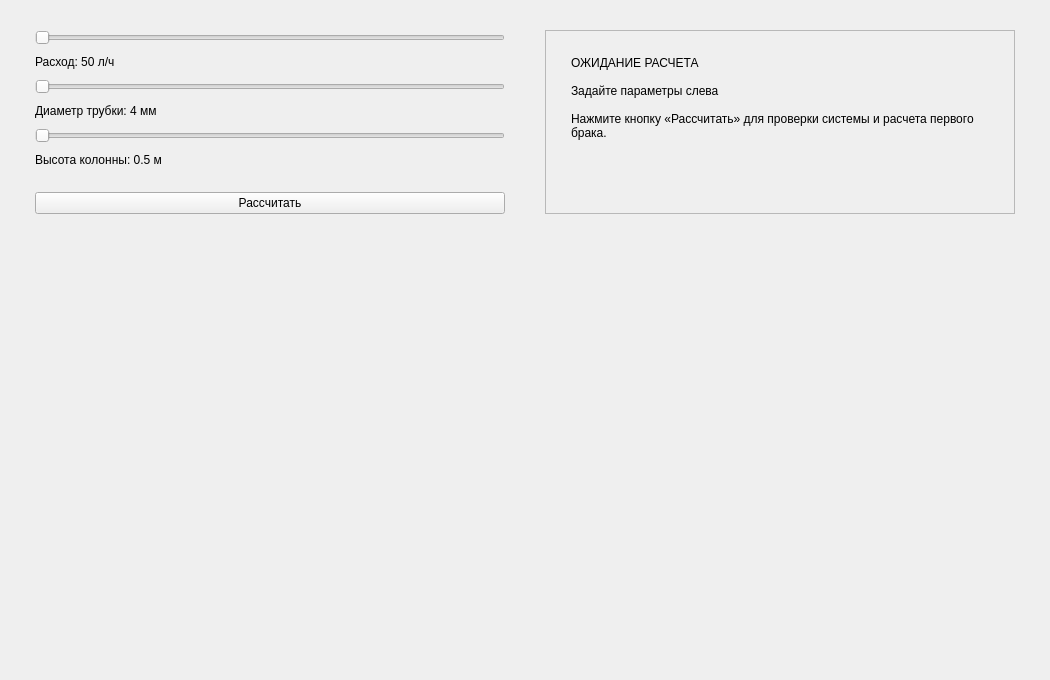
<?xml version="1.0" encoding="UTF-8"?>
<ui version="4.0">
 <class>MainWindow</class>
 <widget class="QMainWindow" name="MainWindow">
  <property name="geometry">
   <rect>
    <x>0</x>
    <y>0</y>
    <width>1050</width>
    <height>680</height>
   </rect>
  </property>
  <property name="windowTitle">
   <string>Панель управления и расчета</string>
  </property>
  <widget class="QWidget" name="centralwidget">
   <layout class="QVBoxLayout" name="mainVerticalLayout" stretch="0,1">
    <property name="spacing">
     <number>25</number>
    </property>
    <property name="leftMargin">
     <number>35</number>
    </property>
    <property name="topMargin">
     <number>30</number>
    </property>
    <property name="rightMargin">
     <number>35</number>
    </property>
    <property name="bottomMargin">
     <number>30</number>
    </property>
    <item>
     <layout class="QHBoxLayout" name="topColumnsLayout" stretch="1,1">
      <property name="spacing">
       <number>40</number>
      </property>
      <item>
       <layout class="QVBoxLayout" name="verticalLayout">
        <property name="spacing">
         <number>10</number>
        </property>
        <item>
         <widget class="QSlider" name="slider_1">
          <property name="orientation">
           <enum>Qt::Horizontal</enum>
          </property>
         </widget>
        </item>
        <item>
         <widget class="QLabel" name="label_1">
          <property name="text">
           <string>Расход: 50 л/ч</string>
          </property>
         </widget>
        </item>
        <item>
         <widget class="QSlider" name="slider_2">
          <property name="orientation">
           <enum>Qt::Horizontal</enum>
          </property>
         </widget>
        </item>
        <item>
         <widget class="QLabel" name="label_2">
          <property name="text">
           <string>Диаметр трубки: 4 мм</string>
          </property>
         </widget>
        </item>
        <item>
         <widget class="QSlider" name="slider_3">
          <property name="orientation">
           <enum>Qt::Horizontal</enum>
          </property>
         </widget>
        </item>
        <item>
         <widget class="QLabel" name="label_3">
          <property name="text">
           <string>Высота колонны: 0.5 м</string>
          </property>
         </widget>
        </item>
        <item>
         <spacer name="verticalSpacer">
          <property name="orientation">
           <enum>Qt::Vertical</enum>
          </property>
          <property name="sizeType">
           <enum>QSizePolicy::Fixed</enum>
          </property>
          <property name="sizeHint" stdset="0">
           <size>
            <width>20</width>
            <height>15</height>
           </size>
          </property>
         </spacer>
        </item>
        <item>
         <widget class="QPushButton" name="btn_calc">
          <property name="cursor">
           <cursorShape>PointingHandCursor</cursorShape>
          </property>
          <property name="text">
           <string>Рассчитать</string>
          </property>
         </widget>
        </item>
       </layout>
      </item>
      <item>
       <widget class="QFrame" name="result_frame">
        <property name="frameShape">
         <enum>QFrame::StyledPanel</enum>
        </property>
        <property name="frameShadow">
         <enum>QFrame::Raised</enum>
        </property>
        <layout class="QVBoxLayout" name="verticalLayout_5">
         <property name="spacing">
          <number>14</number>
         </property>
         <property name="leftMargin">
          <number>25</number>
         </property>
         <property name="topMargin">
          <number>25</number>
         </property>
         <property name="rightMargin">
          <number>25</number>
         </property>
         <property name="bottomMargin">
          <number>25</number>
         </property>
         <item>
          <widget class="QLabel" name="label_status">
           <property name="sizePolicy">
            <sizepolicy hsizetype="Maximum" vsizetype="Fixed">
             <horstretch>0</horstretch>
             <verstretch>0</verstretch>
            </sizepolicy>
           </property>
           <property name="text">
            <string>ОЖИДАНИЕ РАСЧЕТА</string>
           </property>
          </widget>
         </item>
         <item>
          <widget class="QLabel" name="label_main_res">
           <property name="text">
            <string>Задайте параметры слева</string>
           </property>
           <property name="wordWrap">
            <bool>true</bool>
           </property>
          </widget>
         </item>
         <item>
          <widget class="QLabel" name="label_details">
           <property name="text">
            <string>Нажмите кнопку «Рассчитать» для проверки системы и расчета первого брака.</string>
           </property>
           <property name="wordWrap">
            <bool>true</bool>
           </property>
          </widget>
         </item>
         <item>
          <spacer name="verticalSpacer_bottom_right">
           <property name="orientation">
            <enum>Qt::Vertical</enum>
           </property>
           <property name="sizeHint" stdset="0">
            <size>
             <width>20</width>
             <height>20</height>
            </size>
           </property>
          </spacer>
         </item>
        </layout>
       </widget>
      </item>
     </layout>
    </item>
    <item>
     <widget class="QWidget" name="schema_placeholder" native="true">
      <property name="minimumSize">
       <size>
        <width>0</width>
        <height>230</height>
       </size>
      </property>
     </widget>
    </item>
   </layout>
  </widget>
 </widget>
 <resources/>
 <connections/>
</ui>
